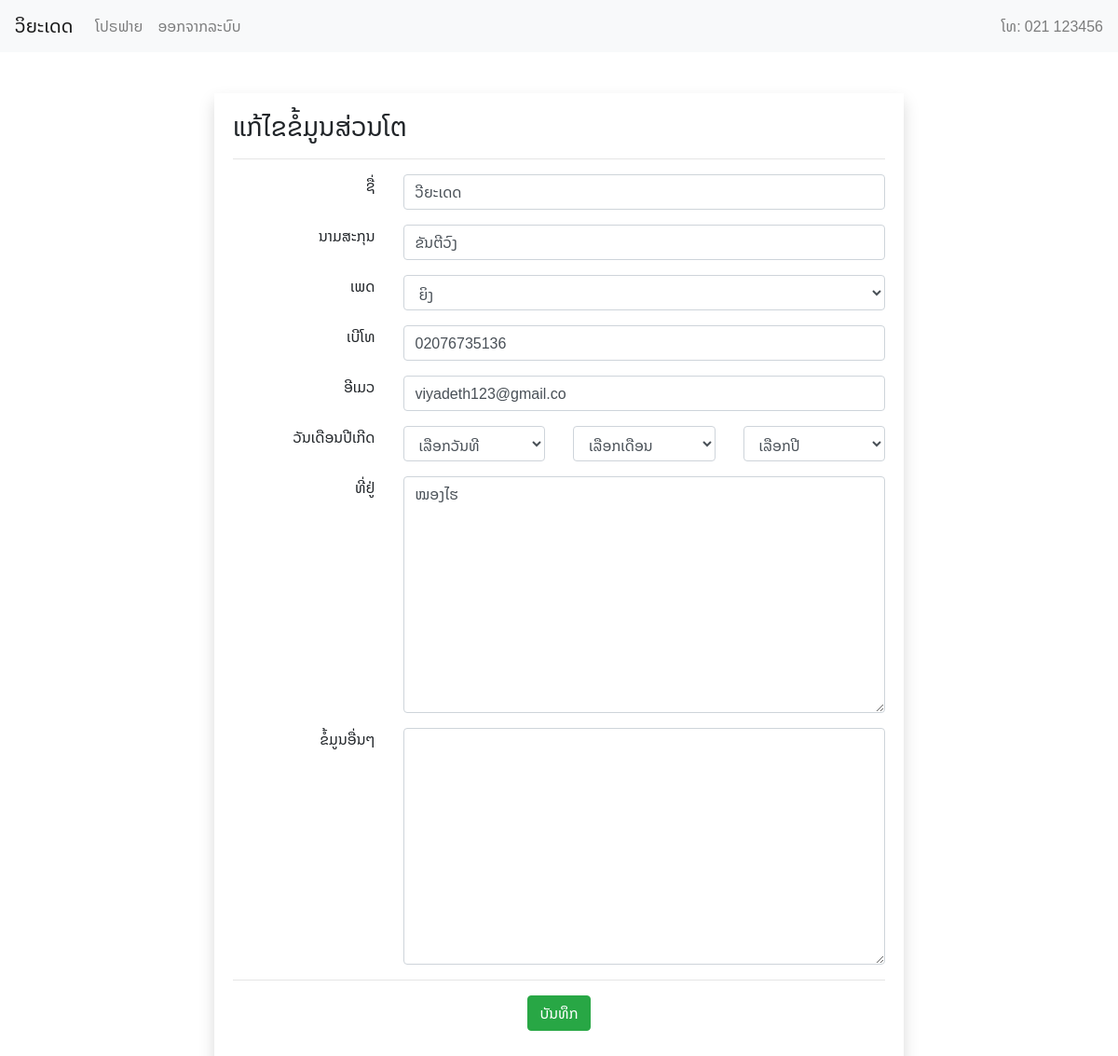
The page /about_update.php (signed in) on the database its author committed.
### tables this page shows
CREATE TABLE `users` (
  `id` int(11) NOT NULL,
  `user_name` varchar(30) NOT NULL,
  `password` varchar(255) NOT NULL,
  `admin` int(11) NOT NULL,
  `gender` int(10) NOT NULL,
  `f_name` varchar(20) NOT NULL,
  `l_name` varchar(20) NOT NULL,
  `tel` varchar(20) NOT NULL,
  `address` varchar(50) NOT NULL,
  `email` varchar(20) NOT NULL,
  `date_of_birth` date NOT NULL,
  `photo` varchar(255) NOT NULL DEFAULT 'profile.png',
  `about` varchar(255) NOT NULL,
  `status` int(11) NOT NULL,
  `created_at` datetime NOT NULL DEFAULT CURRENT_TIMESTAMP
);

### about_update.php (the view, shortened to what this page needs)
<?php require 'header.php'; ?>
<?php
if (is_logged_in()) :
    $sql = "SELECT * FROM users WHERE id = " . $_SESSION['user_id'];
    $rs = $con->query($sql);
    $row = $rs->fetch_object();
    if (check_owner($row->id)) :
        ?>
        <div class="col-md-8 offset-md-2 shadow">
            <h3>ແກ້ໄຂຂໍ້ມູນສ່ວນໂຕ</h3>
            <hr>
            <form action="about_update_process.php" method="post">
                <div class="form-group">
                    <div class="row">
                        <div class="col-md-3 text-right">ຊື່</div>
                        <div class="col-md-9">
                            <input value="<?php echo $row->f_name; ?>" type="text" name="f_name" id="" class="form-control">
                        </div>
                    </div>
                </div>
                <div class="form-group">
                    <div class="row">
                        <div class="col-md-3 text-right">ນາມສະກຸນ</div>
                        <div class="col-md-9">
                            <input value="<?php echo $row->l_name; ?>" type="text" name="l_name" id="" class="form-control">
                        </div>
                    </div>
                </div>
                <div class="form-group">
                    <div class="row">
                        <div class="col-md-3 text-right">ເພດ</div>
                        <div class="col-md-9">
                            <select name="gender" id="" class="form-control">
                                <option <?php check_gender(2, $row->gender); ?> value="2">ຍິງ</option>
                            </select>
                        </div>
                    </div>
                </div>
                <div class="form-group">
                    <div class="row">
                        <div class="col-md-3 text-right">ເບີໂທ</div>
                        <div class="col-md-9">
                            <input type="text" value="<?php echo $row->tel; ?>" name="tel" id="" class="form-control">
                        </div>
                    </div>
                </div>
                <div class="form-group">
                    <div class="row">
                        <div class="col-md-3 text-right">ອີເມວ</div>
                        <div class="col-md-9">
                            <input type="text" value="<?php echo $row->email; ?>" name="email" id="" class="form-control">
                        </div>
                    </div>
                </div>
                <div class="form-group">
                    <div class="row">
                        <div class="col-md-3 text-right">ວັນເດືອນປີເກີດ</div>
                        <div class="col-md-9">
                            <div class="row">
                                <div class="col">
                                    <select class="form-control" name="day" id="">
                                        <option value="0">ເລືອກວັນທີ</option>
                                    </select>
                                </div>
                                <div class="col">
                                    <select class="form-control" name="month" id="">
                                        <option value="0">ເລືອກເດືອນ</option>
                                    </select>
                                </div>
                                <div class="col">
                                    <select class="form-control" name="year" id="">
                                        <option value="0">ເລືອກປີ</option>
                                    </select>
                                </div>
                            </div>
                        </div>
                    </div>
                </div>
                <div class="form-group">
                    <div class="row">
                        <div class="col-md-3 text-right">ທີ່ຢູ່</div>
                        <div class="col-md-9">
                            <textarea name="address" class="form-control" id="" cols="30" rows="10"><?php echo $row->address ?></textarea>
                        </div>
                    </div>
                </div>
                <div class="form-group">
                    <div class="row">
                        <div class="col-md-3 text-right">ຂໍ້ມູນອື່ນໆ</div>
                        <div class="col-md-9">
                            <textarea name="about" class="form-control" id="" cols="30" rows="10"><?php echo $row->about ?></textarea>
                        </div>
                    </div>
                </div>
                <hr>
                <div class="form-group text-center">
                    <input type="submit" value="ບັນທຶກ" class="btn btn-success">
                </div>
            </form>
        </div>
    <?php
    endif;
endif;
?>
<?php require 'footer.php'; ?>

### css/custom.css (style rules this page uses)
*, h1, h2, h3, h4, h5, h6, p { font-family: 'Noto Sans Lao', sans-serif; }
.shadow { box-shadow: 0 1px 6px rgba(57, 73, 76, .35); padding: 20px; margin-bottom: 20px; }

### rows shown on the page
users: f_name "ວີຍະເດດ", l_name "ຂັນຕີວົງ", gender "ຍິງ", tel "02076735136", email "viyadeth123@gmail.co", address "ໝອງໄຮ"

### other values the page prints
SITE_NAME "ວິຍະເດດ"
SITE_TEL "021 123456"
